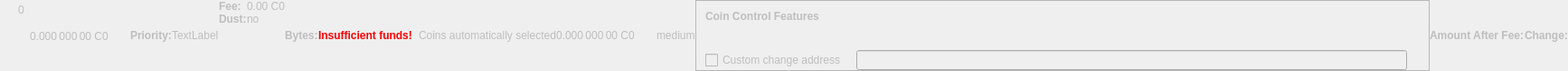
    <widget class="QWidget" name="dummyHideWidget" native="true">
     <property name="enabled">
      <bool>false</bool>
     </property>
     <property name="maximumSize">
      <size>
       <width>100</width>
       <height>22</height>
      </size>
     </property>
     <layout class="QHBoxLayout" name="dummyHideLayout">
      <property name="spacing">
       <number>0</number>
      </property>
      <property name="leftMargin">
       <number>0</number>
      </property>
      <property name="topMargin">
       <number>0</number>
      </property>
      <property name="rightMargin">
       <number>0</number>
      </property>
      <property name="bottomMargin">
       <number>0</number>
      </property>
      <item>
       <layout class="QFormLayout" name="formLayoutCoinControl1">
        <property name="horizontalSpacing">
         <number>10</number>
        </property>
        <property name="verticalSpacing">
         <number>14</number>
        </property>
        <property name="leftMargin">
         <number>10</number>
        </property>
        <property name="topMargin">
         <number>4</number>
        </property>
        <property name="rightMargin">
         <number>6</number>
        </property>
        <item row="0" column="1">
         <widget class="QLabel" name="labelCoinControlBytes">
          <property name="cursor">
           <cursorShape>IBeamCursor</cursorShape>
          </property>
          <property name="contextMenuPolicy">
           <enum>Qt::ActionsContextMenu</enum>
          </property>
          <property name="text">
           <string notr="true">0</string>
          </property>
          <property name="textInteractionFlags">
           <set>Qt::LinksAccessibleByMouse|Qt::TextSelectableByKeyboard|Qt::TextSelectableByMouse</set>
          </property>
         </widget>
        </item>
       </layout>
      </item>
      <item>
       <widget class="QLabel" name="labelCoinControlAfterFee">
        <property name="enabled">
         <bool>false</bool>
        </property>
        <property name="sizePolicy">
         <sizepolicy hsizetype="Fixed" vsizetype="Fixed">
          <horstretch>0</horstretch>
          <verstretch>0</verstretch>
         </sizepolicy>
        </property>
        <property name="minimumSize">
         <size>
          <width>111</width>
          <height>12</height>
         </size>
        </property>
        <property name="maximumSize">
         <size>
          <width>111</width>
          <height>12</height>
         </size>
        </property>
        <property name="cursor">
         <cursorShape>IBeamCursor</cursorShape>
        </property>
        <property name="contextMenuPolicy">
         <enum>Qt::ActionsContextMenu</enum>
        </property>
        <property name="text">
         <string notr="true">0.000 000 00 C0</string>
        </property>
        <property name="textInteractionFlags">
         <set>Qt::LinksAccessibleByMouse|Qt::TextSelectableByKeyboard|Qt::TextSelectableByMouse</set>
        </property>
       </widget>
      </item>
      <item>
       <widget class="QLabel" name="labelCoinControlPriorityText">
        <property name="enabled">
         <bool>false</bool>
        </property>
        <property name="font">
         <font>
          <weight>75</weight>
          <bold>true</bold>
         </font>
        </property>
        <property name="text">
         <string>Priority:</string>
        </property>
       </widget>
      </item>
      <item>
       <layout class="QHBoxLayout" name="horizontalLayout">
        <item>
         <widget class="QLabel" name="WarningLabel">
          <property name="text">
           <string>TextLabel</string>
          </property>
         </widget>
        </item>
       </layout>
      </item>
      <item>
       <layout class="QFormLayout" name="formLayoutCoinControl3">
        <property name="horizontalSpacing">
         <number>0</number>
        </property>
        <property name="verticalSpacing">
         <number>0</number>
        </property>
        <property name="leftMargin">
         <number>0</number>
        </property>
        <property name="topMargin">
         <number>0</number>
        </property>
        <property name="rightMargin">
         <number>0</number>
        </property>
        <item row="0" column="0">
         <widget class="QLabel" name="labelCoinControlFeeText">
          <property name="enabled">
           <bool>false</bool>
          </property>
          <property name="font">
           <font>
            <weight>75</weight>
            <bold>true</bold>
           </font>
          </property>
          <property name="text">
           <string>Fee:</string>
          </property>
          <property name="margin">
           <number>0</number>
          </property>
         </widget>
        </item>
        <item row="0" column="1">
         <widget class="QLabel" name="labelCoinControlFee">
          <property name="enabled">
           <bool>false</bool>
          </property>
          <property name="cursor">
           <cursorShape>IBeamCursor</cursorShape>
          </property>
          <property name="contextMenuPolicy">
           <enum>Qt::ActionsContextMenu</enum>
          </property>
          <property name="text">
           <string notr="true">0.00 C0</string>
          </property>
          <property name="textInteractionFlags">
           <set>Qt::LinksAccessibleByMouse|Qt::TextSelectableByKeyboard|Qt::TextSelectableByMouse</set>
          </property>
         </widget>
        </item>
        <item row="1" column="0">
         <widget class="QLabel" name="labelCoinControlLowOutputText">
          <property name="enabled">
           <bool>false</bool>
          </property>
          <property name="font">
           <font>
            <weight>75</weight>
            <bold>true</bold>
           </font>
          </property>
          <property name="text">
           <string>Dust:</string>
          </property>
         </widget>
        </item>
        <item row="1" column="1">
         <widget class="QLabel" name="labelCoinControlLowOutput">
          <property name="enabled">
           <bool>false</bool>
          </property>
          <property name="cursor">
           <cursorShape>IBeamCursor</cursorShape>
          </property>
          <property name="contextMenuPolicy">
           <enum>Qt::ActionsContextMenu</enum>
          </property>
          <property name="text">
           <string>no</string>
          </property>
          <property name="textInteractionFlags">
           <set>Qt::LinksAccessibleByMouse|Qt::TextSelectableByKeyboard|Qt::TextSelectableByMouse</set>
          </property>
         </widget>
        </item>
       </layout>
      </item>
      <item>
       <widget class="QLabel" name="labelCoinControlBytesText">
        <property name="enabled">
         <bool>false</bool>
        </property>
        <property name="font">
         <font>
          <weight>75</weight>
          <bold>true</bold>
         </font>
        </property>
        <property name="text">
         <string>Bytes:</string>
        </property>
       </widget>
      </item>
      <item>
       <layout class="QFormLayout" name="formLayoutCoinControl2">
        <property name="horizontalSpacing">
         <number>0</number>
        </property>
        <property name="verticalSpacing">
         <number>0</number>
        </property>
        <property name="leftMargin">
         <number>0</number>
        </property>
        <property name="topMargin">
         <number>0</number>
        </property>
        <property name="rightMargin">
         <number>0</number>
        </property>
       </layout>
      </item>
      <item>
       <layout class="QHBoxLayout" name="horizontalLayoutCoinControl2">
        <property name="spacing">
         <number>0</number>
        </property>
        <property name="bottomMargin">
         <number>0</number>
        </property>
       </layout>
      </item>
      <item>
       <widget class="QLabel" name="labelCoinControlInsuffFunds">
        <property name="enabled">
         <bool>false</bool>
        </property>
        <property name="minimumSize">
         <size>
          <width>0</width>
          <height>0</height>
         </size>
        </property>
        <property name="font">
         <font>
          <weight>75</weight>
          <bold>true</bold>
         </font>
        </property>
        <property name="styleSheet">
         <string notr="true">color:red;font-weight:bold;</string>
        </property>
        <property name="text">
         <string>Insufficient funds!</string>
        </property>
        <property name="margin">
         <number>5</number>
        </property>
       </widget>
      </item>
      <item>
       <layout class="QFormLayout" name="formLayoutCoinControl4">
        <property name="horizontalSpacing">
         <number>0</number>
        </property>
        <property name="verticalSpacing">
         <number>0</number>
        </property>
        <property name="leftMargin">
         <number>0</number>
        </property>
        <property name="topMargin">
         <number>0</number>
        </property>
        <property name="rightMargin">
         <number>0</number>
        </property>
       </layout>
      </item>
      <item>
       <widget class="QLabel" name="labelCoinControlChangeLabel">
        <property name="enabled">
         <bool>false</bool>
        </property>
        <property name="sizePolicy">
         <sizepolicy hsizetype="Preferred" vsizetype="Expanding">
          <horstretch>0</horstretch>
          <verstretch>0</verstretch>
         </sizepolicy>
        </property>
        <property name="minimumSize">
         <size>
          <width>0</width>
          <height>0</height>
         </size>
        </property>
        <property name="text">
         <string/>
        </property>
        <property name="margin">
         <number>3</number>
        </property>
       </widget>
      </item>
      <item>
       <widget class="QLabel" name="labelCoinControlAutomaticallySelected">
        <property name="enabled">
         <bool>false</bool>
        </property>
        <property name="sizePolicy">
         <sizepolicy hsizetype="Fixed" vsizetype="Fixed">
          <horstretch>0</horstretch>
          <verstretch>0</verstretch>
         </sizepolicy>
        </property>
        <property name="minimumSize">
         <size>
          <width>0</width>
          <height>0</height>
         </size>
        </property>
        <property name="maximumSize">
         <size>
          <width>240</width>
          <height>16777215</height>
         </size>
        </property>
        <property name="text">
         <string>Coins automatically selected</string>
        </property>
        <property name="margin">
         <number>5</number>
        </property>
       </widget>
      </item>
      <item>
       <widget class="QLabel" name="labelCoinControlChange">
        <property name="enabled">
         <bool>false</bool>
        </property>
        <property name="sizePolicy">
         <sizepolicy hsizetype="Fixed" vsizetype="Fixed">
          <horstretch>0</horstretch>
          <verstretch>0</verstretch>
         </sizepolicy>
        </property>
        <property name="minimumSize">
         <size>
          <width>111</width>
          <height>0</height>
         </size>
        </property>
        <property name="maximumSize">
         <size>
          <width>111</width>
          <height>16777215</height>
         </size>
        </property>
        <property name="cursor">
         <cursorShape>IBeamCursor</cursorShape>
        </property>
        <property name="contextMenuPolicy">
         <enum>Qt::ActionsContextMenu</enum>
        </property>
        <property name="text">
         <string notr="true">0.000 000 00 C0</string>
        </property>
        <property name="textInteractionFlags">
         <set>Qt::LinksAccessibleByMouse|Qt::TextSelectableByKeyboard|Qt::TextSelectableByMouse</set>
        </property>
       </widget>
      </item>
      <item>
       <widget class="QLabel" name="labelCoinControlPriority">
        <property name="enabled">
         <bool>false</bool>
        </property>
        <property name="cursor">
         <cursorShape>IBeamCursor</cursorShape>
        </property>
        <property name="contextMenuPolicy">
         <enum>Qt::ActionsContextMenu</enum>
        </property>
        <property name="text">
         <string>medium</string>
        </property>
        <property name="textInteractionFlags">
         <set>Qt::LinksAccessibleByMouse|Qt::TextSelectableByKeyboard|Qt::TextSelectableByMouse</set>
        </property>
       </widget>
      </item>
      <item>
       <widget class="QFrame" name="frameCoinControl">
        <property name="sizePolicy">
         <sizepolicy hsizetype="Expanding" vsizetype="Expanding">
          <horstretch>0</horstretch>
          <verstretch>0</verstretch>
         </sizepolicy>
        </property>
        <property name="maximumSize">
         <size>
          <width>16777215</width>
          <height>16777215</height>
         </size>
        </property>
        <property name="frameShape">
         <enum>QFrame::StyledPanel</enum>
        </property>
        <property name="frameShadow">
         <enum>QFrame::Sunken</enum>
        </property>
        <layout class="QVBoxLayout" name="verticalLayoutCoinControl2_2">
         <property name="spacing">
          <number>0</number>
         </property>
         <property name="leftMargin">
          <number>0</number>
         </property>
         <property name="topMargin">
          <number>0</number>
         </property>
         <property name="rightMargin">
          <number>0</number>
         </property>
         <property name="bottomMargin">
          <number>0</number>
         </property>
         <item>
          <layout class="QVBoxLayout" name="verticalLayoutCoinControl" stretch="0,0,0,1">
           <property name="spacing">
            <number>0</number>
           </property>
           <property name="leftMargin">
            <number>10</number>
           </property>
           <property name="topMargin">
            <number>10</number>
           </property>
           <item>
            <layout class="QHBoxLayout" name="horizontalLayoutCoinControl1">
             <property name="bottomMargin">
              <number>15</number>
             </property>
             <item>
              <widget class="QLabel" name="labelCoinControlFeatures">
               <property name="enabled">
                <bool>false</bool>
               </property>
               <property name="sizePolicy">
                <sizepolicy hsizetype="Preferred" vsizetype="Maximum">
                 <horstretch>0</horstretch>
                 <verstretch>0</verstretch>
                </sizepolicy>
               </property>
               <property name="font">
                <font>
                 <weight>75</weight>
                 <bold>true</bold>
                </font>
               </property>
               <property name="styleSheet">
                <string notr="true">font-weight:bold;</string>
               </property>
               <property name="text">
                <string>Coin Control Features</string>
               </property>
              </widget>
             </item>
            </layout>
           </item>
           <item>
            <widget class="QWidget" name="widgetCoinControl" native="true">
             <property name="sizePolicy">
              <sizepolicy hsizetype="Preferred" vsizetype="Preferred">
               <horstretch>0</horstretch>
               <verstretch>0</verstretch>
              </sizepolicy>
             </property>
             <property name="minimumSize">
              <size>
               <width>0</width>
               <height>0</height>
              </size>
             </property>
             <property name="styleSheet">
              <string notr="true"/>
             </property>
             <layout class="QHBoxLayout" name="horizontalLayoutCoinControl5_2">
              <property name="leftMargin">
               <number>0</number>
              </property>
              <property name="topMargin">
               <number>0</number>
              </property>
              <property name="rightMargin">
               <number>0</number>
              </property>
              <property name="bottomMargin">
               <number>0</number>
              </property>
              <item>
               <layout class="QHBoxLayout" name="horizontalLayoutCoinControl3">
                <property name="spacing">
                 <number>20</number>
                </property>
                <property name="topMargin">
                 <number>0</number>
                </property>
                <property name="bottomMargin">
                 <number>10</number>
                </property>
               </layout>
              </item>
             </layout>
            </widget>
           </item>
           <item>
            <layout class="QHBoxLayout" name="horizontalLayoutCoinControl4" stretch="0,0,0">
             <property name="spacing">
              <number>12</number>
             </property>
             <property name="sizeConstraint">
              <enum>QLayout::SetDefaultConstraint</enum>
             </property>
             <property name="topMargin">
              <number>5</number>
             </property>
             <property name="rightMargin">
              <number>5</number>
             </property>
             <item>
              <widget class="QCheckBox" name="checkBoxCoinControlChange">
               <property name="enabled">
                <bool>false</bool>
               </property>
               <property name="toolTip">
                <string>If this is activated, but the change address is empty or invalid, change will be sent to a newly generated address.</string>
               </property>
               <property name="text">
                <string>Custom change address</string>
               </property>
              </widget>
             </item>
             <item>
              <widget class="QValidatedLineEdit" name="lineEditCoinControlChange">
               <property name="enabled">
                <bool>false</bool>
               </property>
               <property name="sizePolicy">
                <sizepolicy hsizetype="Expanding" vsizetype="Fixed">
                 <horstretch>0</horstretch>
                 <verstretch>0</verstretch>
                </sizepolicy>
               </property>
              </widget>
             </item>
             <item>
              <widget class="QLabel" name="labelCoinControlChangeLabel_2">
               <property name="sizePolicy">
                <sizepolicy hsizetype="Preferred" vsizetype="Expanding">
                 <horstretch>0</horstretch>
                 <verstretch>0</verstretch>
                </sizepolicy>
               </property>
               <property name="minimumSize">
                <size>
                 <width>0</width>
                 <height>0</height>
                </size>
               </property>
               <property name="text">
                <string/>
               </property>
               <property name="margin">
                <number>3</number>
               </property>
              </widget>
             </item>
            </layout>
           </item>
           <item>
            <spacer name="verticalSpacerCoinControl">
             <property name="orientation">
              <enum>Qt::Vertical</enum>
             </property>
             <property name="sizeHint" stdset="0">
              <size>
               <width>800</width>
               <height>1</height>
              </size>
             </property>
            </spacer>
           </item>
          </layout>
         </item>
        </layout>
       </widget>
      </item>
      <item>
       <widget class="QLabel" name="labelCoinControlAfterFeeText">
        <property name="enabled">
         <bool>false</bool>
        </property>
        <property name="minimumSize">
         <size>
          <width>0</width>
          <height>0</height>
         </size>
        </property>
        <property name="maximumSize">
         <size>
          <width>16777215</width>
          <height>16777215</height>
         </size>
        </property>
        <property name="font">
         <font>
          <weight>75</weight>
          <bold>true</bold>
         </font>
        </property>
        <property name="text">
         <string>Amount After Fee:</string>
        </property>
        <property name="alignment">
         <set>Qt::AlignLeading|Qt::AlignLeft|Qt::AlignVCenter</set>
        </property>
        <property name="margin">
         <number>0</number>
        </property>
       </widget>
      </item>
      <item>
       <widget class="QLabel" name="labelCoinControlChangeText">
        <property name="enabled">
         <bool>false</bool>
        </property>
        <property name="sizePolicy">
         <sizepolicy hsizetype="Preferred" vsizetype="Preferred">
          <horstretch>0</horstretch>
          <verstretch>0</verstretch>
         </sizepolicy>
        </property>
        <property name="minimumSize">
         <size>
          <width>0</width>
          <height>0</height>
         </size>
        </property>
        <property name="maximumSize">
         <size>
          <width>16777215</width>
          <height>16777215</height>
         </size>
        </property>
        <property name="font">
         <font>
          <weight>75</weight>
          <bold>true</bold>
         </font>
        </property>
        <property name="text">
         <string>Change:</string>
        </property>
        <property name="alignment">
         <set>Qt::AlignLeading|Qt::AlignLeft|Qt::AlignVCenter</set>
        </property>
       </widget>
      </item>
     </layout>
    </widget>
